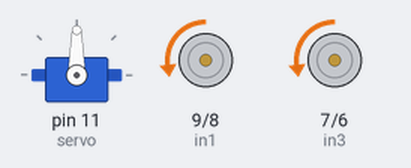
Bench run of a sketch on a simulated Arduino Uno, built with avr-gcc and run on an emulated ATmega328P. Shown: servo, motor-driver pin pairs drawn as motors (green arrow = first pin HIGH = forward, orange = second pin HIGH = backward, longer = more drive, scaled by the enable pin).

Above: at 0.1 s.
Timing chart, 0 to 1.6 s (numbered marks = the images above):
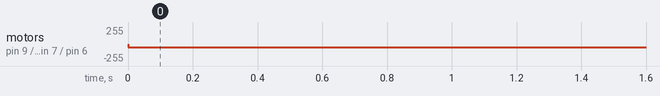

Measured:
- by itself, motor on pin 9 (in1) / pin 8 (in2), motor on pin 7 (in3) / pin 6 (in4): stopped → backward 50/255 at 0.00 s

The sketch:

obstacle_avoiding_robot.ino
```cpp
#include <NewPing.h>
#include <Servo.h>

#define TRIGGER_PIN  13
#define ECHO_PIN     12
#define MAX_DISTANCE 200

Servo servo; //initialize a servo object for the connected servo
NewPing sonar(TRIGGER_PIN, ECHO_PIN, MAX_DISTANCE);
int angle = 90;

// connect motor controller pins to Arduino digital pins
// motor one
int enA = 10;
int in1 = 9;
int in2 = 8;
// motor two
int enB = 5;
int in3 = 7;
int in4 = 6;

void setup() {
  pinMode(TRIGGER_PIN, OUTPUT);
  pinMode(ECHO_PIN, INPUT);
  servo.attach(11);

  // set all the motor control pins to outputs
  pinMode(enA, OUTPUT);
  pinMode(enB, OUTPUT);
  pinMode(in1, OUTPUT);
  pinMode(in2, OUTPUT);
  pinMode(in3, OUTPUT);
  pinMode(in4, OUTPUT);
}

void loop() {
  // put your main code here, to run repeatedly:
  servo.write(0);
  analogWrite(enA,50);
  analogWrite(enB,50);

  digitalWrite(in1,HIGH);
  digitalWrite(in2,LOW);
  digitalWrite(in3,HIGH);
  digitalWrite(in4,LOW);

  analogWrite(enA,20);
  analogWrite(enB,20);

  digitalWrite(in1,LOW);
  digitalWrite(in2,LOW);
  digitalWrite(in3,LOW);
  digitalWrite(in4,LOW);

  analogWrite(enA,50);
  analogWrite(enB,50);
  servo.write(90);
  digitalWrite(in1,LOW);
  digitalWrite(in2,HIGH);
  digitalWrite(in3,LOW);
  digitalWrite(in4,HIGH);

  delay(2000);
}

void moveForward(){
  analogWrite(enA,50);
  analogWrite(enB,50);

  digitalWrite(in1,HIGH);
  digitalWrite(in2,LOW);
  digitalWrite(in3,HIGH);
  digitalWrite(in4,LOW);

  delay(4000);
}

void moveBack(){
  analogWrite(enA,100);
  analogWrite(enB,100);

  digitalWrite(in1,LOW);
  digitalWrite(in2,HIGH);
  digitalWrite(in3,LOW);
  digitalWrite(in4,HIGH);
}

void brake(){
  analogWrite(enA,0);
  analogWrite(enB,0);

  digitalWrite(in1,LOW);
  digitalWrite(in2,LOW);
  digitalWrite(in3,LOW);
  digitalWrite(in4,LOW);
}
```
